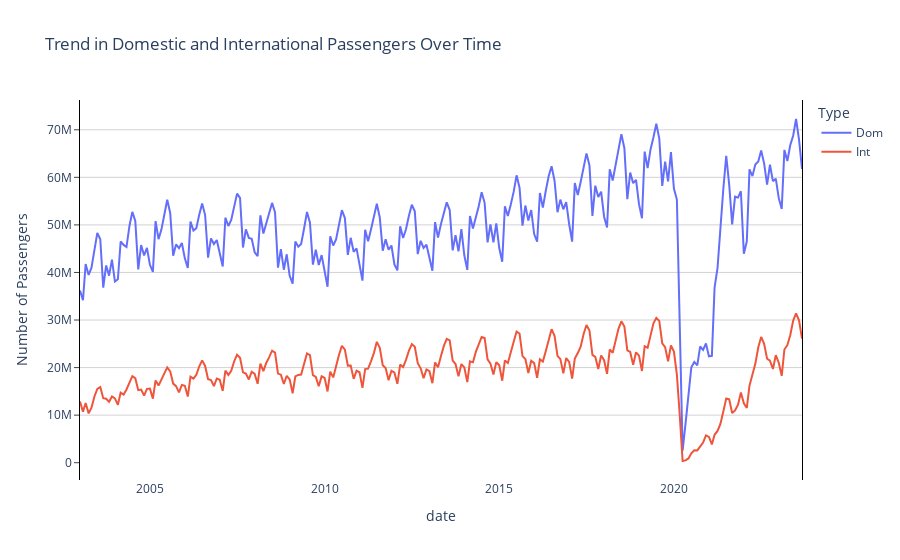

This figure's notebook cell:
### Code cell
# Create a combined figure for both domestic and international passengers
fig = px.line(df, x='date', y=['Dom_RPM', 'Int_RPM'], 
              labels={'value': 'Number of Passengers', 'variable': 'Type'},
              title='Trend in Domestic and International Passengers Over Time')

# Customize the layout
fig.update_layout(plot_bgcolor='white')
fig.update_yaxes(
    mirror=True,
    ticks='outside',
    showline=True,
    linecolor='black',
    gridcolor='lightgrey'
)

# Update the legend to show appropriate labels
fig.for_each_trace(lambda t: t.update(name=t.name.split('_')[0], legendgroup=t.name.split('_')[0]))

fig.show()

### Figure 1 — Plotly figure (JSON) as saved in the notebook; plotly's stock layout.template omitted (floating-point values rounded to 4 significant figures; data arrays with more than 128 entries replaced by an {"elided": "..."} marker saying what was removed)
{"data": [{"hovertemplate": "Type=Dom_RPM<br>date=%{x}<br>Number of Passengers=%{y}<extra></extra>", "legendgroup": "Dom", "line": {"color": "#636efa", "dash": "solid"}, "marker": {"symbol": "circle"}, "mode": "lines", "name": "Dom", "orientation": "v", "showlegend": true, "type": "scatter", "x": {"elided": "249 str values"}, "xaxis": "x", "y": {"elided": "249 int values"}, "yaxis": "y"}, {"hovertemplate": "Type=Int_RPM<br>date=%{x}<br>Number of Passengers=%{y}<extra></extra>", "legendgroup": "Int", "line": {"color": "#EF553B", "dash": "solid"}, "marker": {"symbol": "circle"}, "mode": "lines", "name": "Int", "orientation": "v", "showlegend": true, "type": "scatter", "x": {"elided": "249 str values"}, "xaxis": "x", "y": {"elided": "249 int values"}, "yaxis": "y"}], "layout": {"legend": {"title": {"text": "Type"}, "tracegroupgap": 0}, "plot_bgcolor": "white", "title": {"text": "Trend in Domestic and International Passengers Over Time"}, "xaxis": {"anchor": "y", "domain": [0, 1], "title": {"text": "date"}}, "yaxis": {"anchor": "x", "domain": [0, 1], "gridcolor": "lightgrey", "linecolor": "black", "mirror": true, "showline": true, "ticks": "outside", "title": {"text": "Number of Passengers"}}}}
